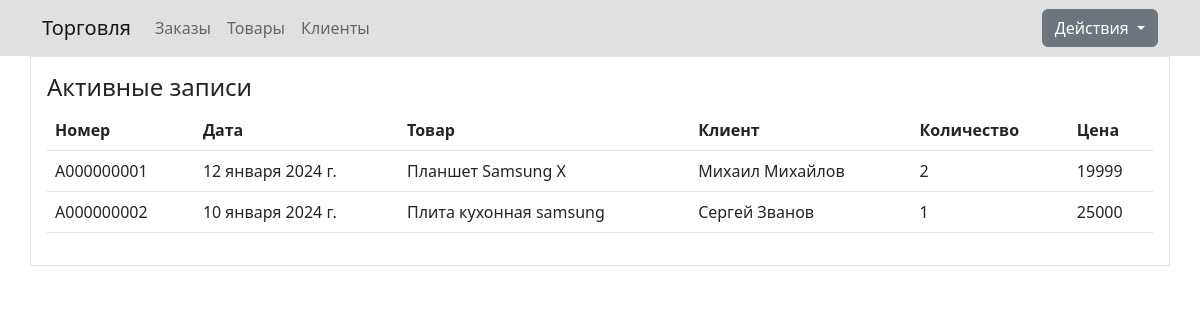
Before: / with the older database file.
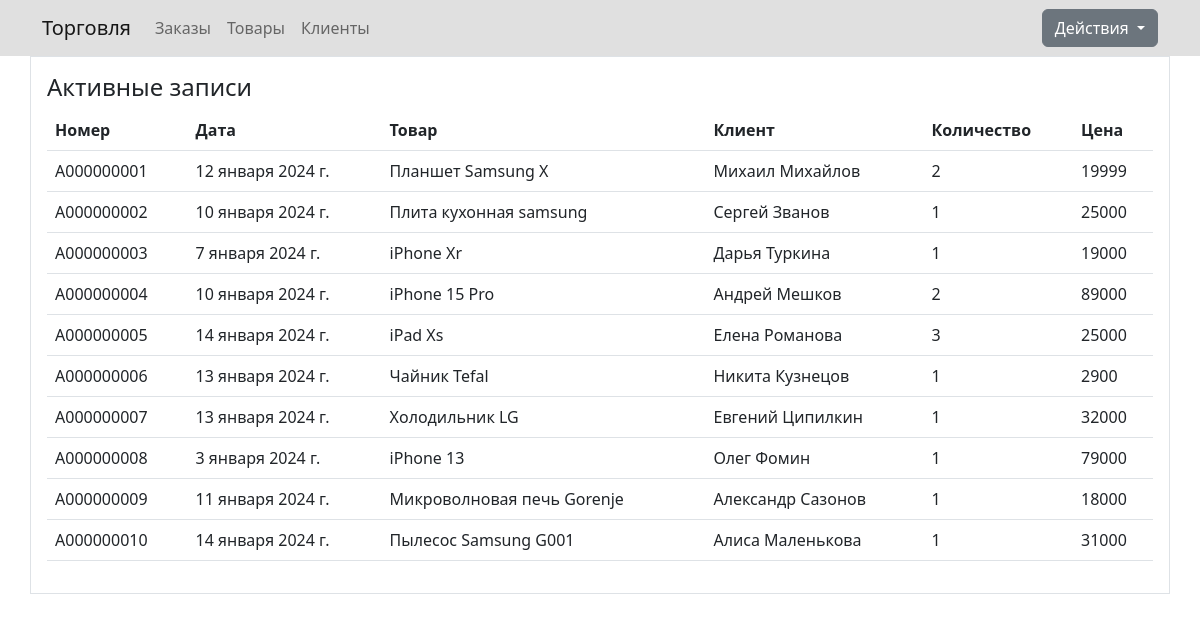
After: the same page with the newer database file.
### myapp/models.py (models this page shows, shortened)
class Orders(models.Model):
    order_number = models.CharField('Номер', max_length=10)
    order_date = models.DateField('Дата заказа')
    prod = models.ForeignKey('Products', on_delete=models.PROTECT, null=True)
    cust = models.ForeignKey('Customers', on_delete=models.PROTECT, null=True)
    quantity = models.IntegerField('Количество', default=0)
    price = models.IntegerField('Цена', default=0)
    class Meta:
        verbose_name = 'Заказ'
        verbose_name_plural = 'Заказы'

class Products(models.Model):
    title = models.CharField('Название', max_length=100)
    def __str__(self):
        return self.title
    class Meta:
        verbose_name = 'Товар'
        verbose_name_plural = 'Товары'

class Customers(models.Model):
    name = models.CharField('Имя', max_length=60)
    surname = models.CharField('Фамилия', max_length=60)
    phone = models.CharField('Телефон', max_length=11)
    email = models.CharField('Почта', max_length=100)
    def __str__(self):
        return f'{self.name} {self.surname}'
    class Meta:
        verbose_name = 'Клиент'
        verbose_name_plural = 'Клиенты'

### myapp/views.py (the view)
# urls.py: path('', views.index, name='home'),
def index(request):
    orders_all = Orders.objects.order_by('id')
    return render(request, 'myapp/index.html', {'title': 'Главная страница сайта',
                                                'orders_all': orders_all})

### myapp/templates/myapp/index.html (shortened to what this page needs)
{% extends 'myapp/base.html' %}
{% block content %}
<div class="container p-3 border">
    <h4>Активные записи</h4>
    {% if orders_all %}
    <table class="table table-hover">
    <thead>
      <tr>
        <th>Номер</th>
        <th>Дата</th>
        <th>Товар</th>
        <th>Клиент</th>
        <th>Количество</th>
        <th>Цена</th>
      </tr>
    </thead>
        <tbody>
        {% for elem in orders_all %}
            <tr>
                <td>{{ elem.order_number }}</td>
                <td>{{ elem.order_date }}</td>
                <td>{{ elem.prod }}</td>
                <td>{{ elem.cust }}</td>
                <td>{{ elem.quantity }}</td>
                <td>{{ elem.price }}</td>
            </tr>
        {% endfor %}
        </tbody>
    </table>
    {% else %}
        <p>У нас нет записей</p>
    {% endif %}
</div>
{% endblock %}

Changed rows visible on the page:
added Orders: order_number "A000000003", order_date "7 января 2024 г.", prod "iPhone Xr", cust "Дарья Туркина", quantity "1", price "19000"
added Orders: order_number "A000000004", order_date "10 января 2024 г.", prod "iPhone 15 Pro", cust "Андрей Мешков", quantity "2", price "89000"
added Orders: order_number "A000000005", order_date "14 января 2024 г.", prod "iPad Xs", cust "Елена Романова", quantity "3", price "25000"
added Orders: order_number "A000000006", order_date "13 января 2024 г.", prod "Чайник Tefal", cust "Никита Кузнецов", quantity "1", price "2900"
added Orders: order_number "A000000007", order_date "13 января 2024 г.", prod "Холодильник LG", cust "Евгений Ципилкин", quantity "1", price "32000"
added Orders: order_number "A000000008", order_date "3 января 2024 г.", prod "iPhone 13", cust "Олег Фомин", quantity "1", price "79000"
added Orders: order_number "A000000009", order_date "11 января 2024 г.", prod "Микроволновая печь Gorenje", cust "Александр Сазонов", quantity "1", price "18000"
added Orders: order_number "A000000010", order_date "14 января 2024 г.", prod "Пылесос Samsung G001", cust "Алиса Маленькова", quantity "1", price "31000"
